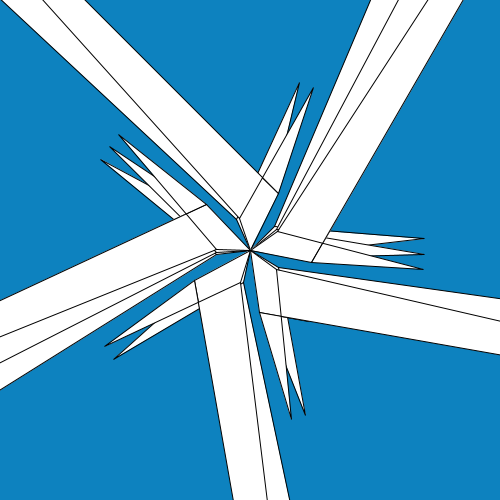
Frame 1 (no input)
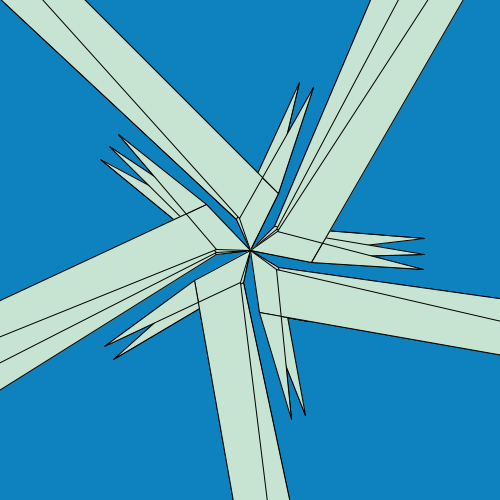
Frame 2 (the mouse pressed at the canvas centre, redrawn once)

The Processing sketch that drew these frames (run headless with seeded random() and noise(); the mouse was pressed at the canvas centre and the sketch redrawn once):

// Processing sketch: processing_85352
// ── processing_85352.pde

void setup()
{
  background(#0D82BF);
size(500,500);


}




void draw ()



  //Nouvelle ligne
  {
      smooth();
translate(width/2, height/2); for (int i=0;i<360;i+=30){
rotate(radians(505));
quad(0, 0, 30, 15, 70, 60, 20, 60);
quad(890, 60, 30, 15, 70, 160, 20, 60);
}
         for (int posX = 42; posX < width; posX = posX+70)
         {
            fill(#C7E3D2);
          for (int posY = 42; posY < height; posY = posY+70)
         {
         
  
    }
         }

noLoop ();
}
